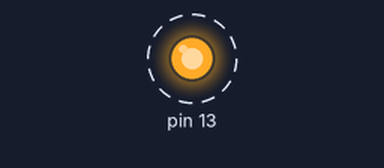
A sketch run on a simulated Arduino Uno, built with avr-gcc and run on an emulated ATmega328P. Parts: output pins drawn as LEDs (lit = HIGH). Dashed ring = blinking.

Above: at 0.2 s.
Timing chart, 0 to 3.0 s (numbered marks = the images above):
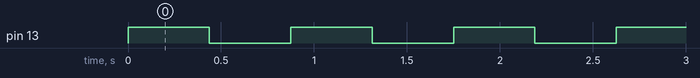

Measured:
- by itself, pin 13: alternates HIGH for 0.44 s and LOW for 0.44 s

The sketch:

REGISTER_MANUPULATION_ADDRESS.ino
```cpp
#define MASK(x) ({\
                  ((uint8_t)1<<(x));\
                 })
#define BUILT_PORTB *((volatile uint8_t*) 0x25)// a pointer that holds an address 0x25 and dereferenced
#define BUILT_DDRB *((volatile uint8_t*) 0x24)

void setup(){
  //volatile uint8_t* ddrbBuilt = 0x24;
  //*ddrbBuilt = 32;
  BUILT_DDRB = MASK(5);
 }

void loop(){
  //volatile uint8_t* portbBuilt = 0x25; // address of PORT B data register
  //*portbBuilt = 32;
  //Better alternative
  BUILT_PORTB = MASK(5);

  for(uint32_t i = 0; i < 1000000; i++){
   //*portbBuilt = 32;
   BUILT_PORTB = MASK(5);
  }

  //*portbBuilt = 0;
  BUILT_PORTB = 0;

  for(uint32_t i = 0; i < 1000000; i++){
   //*portbBuilt = 0;
   BUILT_PORTB = 0;
  }
}
```
